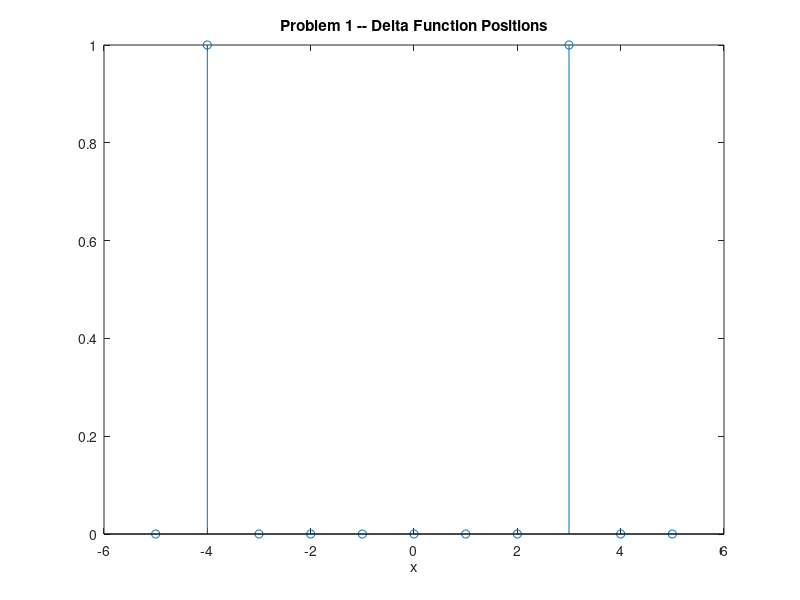

Reproduce this figure in MATLAB.
% Problem # 1a Soln.:
%-----------Delta Function Plotting-------------
%-----------
%-----------Candidate No. 137377 ---------------

x=-5:5;
m = zeros(1,size(x,2));
% Delta function at x= -4
m(2) = 1;
% Delta function at x= 3
m(9) = 1;

h = figure;
circshift(m,-4,1);
stem(x,m)
xlabel('x')
title('Problem 1 -- Delta Function Positions')